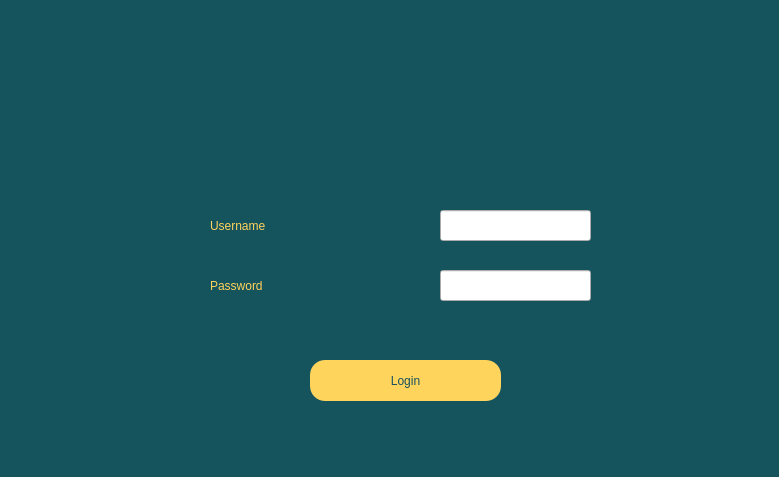
<?xml version="1.0" encoding="UTF-8"?>
<ui version="4.0">
    <class>Form</class>
    <widget class="QWidget" name="Form">
        <property name="geometry">
            <rect>
                <x>0</x>
                <y>0</y>
                <width>779</width>
                <height>477</height>
            </rect>
        </property>
        <property name="windowTitle">
            <string>Form</string>
        </property>
        <widget class="Line" name="line">
            <property name="geometry">
                <rect>
                    <x>-800</x>
                    <y>0</y>
                    <width>1581</width>
                    <height>481</height>
                </rect>
            </property>
            <property name="styleSheet">
                <string notr="true">background-color: rgb(21, 82, 93);
                    background-color: rgb(21, 84, 93);
                </string>
            </property>
            <property name="orientation">
                <enum>Qt::Vertical</enum>
            </property>
        </widget>
        <widget class="QLabel" name="label">
            <property name="geometry">
                <rect>
                    <x>280</x>
                    <y>0</y>
                    <width>191</width>
                    <height>201</height>
                </rect>
            </property>
            <property name="styleSheet">
                <string notr="true">background-image: url(:/logo/logo3_1.png);</string>
            </property>
            <property name="text">
                <string/>
            </property>
            <property name="pixmap">
                <pixmap resource="../Resource/company_logo_blue.qrc">:/logo/logo3_1.png</pixmap>
            </property>
            <property name="scaledContents">
                <bool>true</bool>
            </property>
        </widget>
        <widget class="QLabel" name="label_3">
            <property name="geometry">
                <rect>
                    <x>210</x>
                    <y>200</y>
                    <width>111</width>
                    <height>51</height>
                </rect>
            </property>
            <property name="styleSheet">
                <string notr="true">color: rgb(255, 210, 93);
                    font: 75 18pt &quot;Goudy Old Style&quot;;
                </string>
            </property>
            <property name="text">
                <string>Username</string>
            </property>
        </widget>
        <widget class="QLabel" name="label_4">
            <property name="geometry">
                <rect>
                    <x>210</x>
                    <y>260</y>
                    <width>111</width>
                    <height>51</height>
                </rect>
            </property>
            <property name="styleSheet">
                <string notr="true">color: rgb(255, 210, 93);
                    font: 75 18pt &quot;Goudy Old Style&quot;;
                </string>
            </property>
            <property name="text">
                <string>Password</string>
            </property>
        </widget>
        <widget class="QLineEdit" name="lineEdit">
            <property name="geometry">
                <rect>
                    <x>440</x>
                    <y>210</y>
                    <width>151</width>
                    <height>31</height>
                </rect>
            </property>
        </widget>
        <widget class="QLineEdit" name="lineEdit_2">
            <property name="geometry">
                <rect>
                    <x>440</x>
                    <y>270</y>
                    <width>151</width>
                    <height>31</height>
                </rect>
            </property>
        </widget>
        <widget class="QPushButton" name="Login_btn">
            <property name="geometry">
                <rect>
                    <x>310</x>
                    <y>360</y>
                    <width>191</width>
                    <height>41</height>
                </rect>
            </property>
            <property name="styleSheet">
                <string notr="true">font: italic 18pt &quot;Goudy Old Style&quot;;
                    background-color: rgb(255, 212, 93);
                    color: rgb(21, 82, 93);
                    border-radius: 15px;
                </string>
            </property>
            <property name="text">
                <string>Login</string>
            </property>
        </widget>
    </widget>
    <resources>
        <include location="../Resource/company_logo_blue.qrc"/>
        <include location="../Resource/company_logo_blue.qrc"/>
    </resources>
    <connections/>
</ui>
